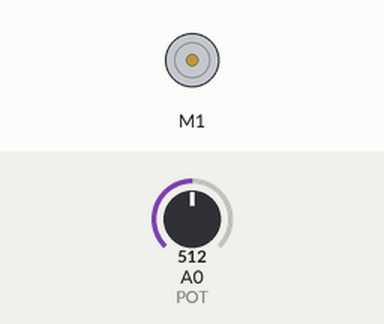
Simulated run of this sketch. Board: Arduino Uno, built with avr-gcc and run on an emulated ATmega328P. On the bench: DC motor (green arrow = forward, orange = backward, longer = faster). The test bench sets the inputs (shaded band); at power-on: A0 (POT) = 512.

Above: at 4.2 s.
4.3 s: A0 (POT) set to 716
At 4.71 s:
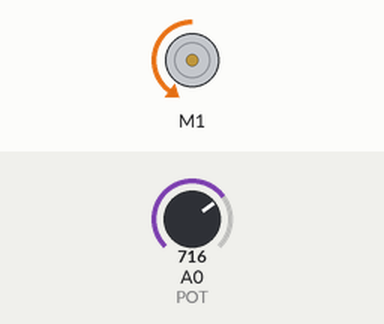
7.3 s: A0 (POT) set to 511
At 8.03 s:
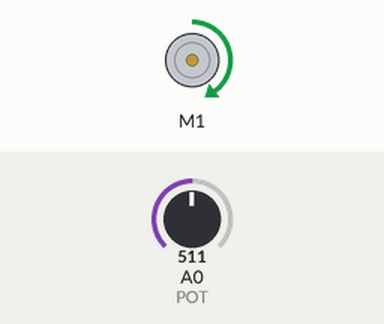
Timing chart, 0 to 16.3 s (numbered marks = the images above; inputs shaded):
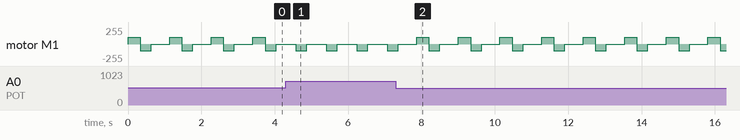

The sketch:

drum_test_v11_thinkAct.ino
```cpp
/**
   Takes bpm from sense Arduino to determine how to hit the drum.
   Requires user input p
   Will diplay when and what diplaying and strike and rest times
*/

//include all libraries
#include <SoftwareSerial.h>
#include <Wire.h>
#include <Adafruit_MotorShield.h>
#include "utility/Adafruit_MS_PWMServoDriver.h"


//Sets up Software serial and motor shield
SoftwareSerial mySerial(11, 10);
Adafruit_MotorShield AFMS = Adafruit_MotorShield();

//sets up motors
Adafruit_DCMotor *m1 = AFMS.getMotor(1); //hand motor
Adafruit_DCMotor *m2 = AFMS.getMotor(2); //foot motor

int POT = A0;

int bpm = 0; //beats per minute, calculated using period
float period = 0; //length of period, found from beat detection

int t1, t2 = 0; //time variable to avoid use of delays

float st_quarter, rt_quarter = 0; //strike time and rest time quarter note length from period
int rhythm = 1; //original rhythm to play with no user input

int calibrateTime = 1;

char user_in = 'o';

void setup() {
  //start Serials and motor shield
  Serial.begin(115200);
  mySerial.begin(14400);
  AFMS.begin();

  //set initial speeds for motors
  //m1->setSpeed(150); //arm
  m1->setSpeed(100); //foot

}

void loop() {
  //if (mySerial.available() > 0) { //if serial value is input, read it
    if (Serial.available()){
      user_in = Serial.read(); }
    else
      user_in = 'o';

      if(user_in == 'p'){
        //bpm = mySerial.read(); //takes bpm from sense Arduino
        bpm = 90;
        Serial.println(bpm);
        period = float(60000) / float(bpm);
        rhythm = 0;
      }

    //run arm and/or foot
    if(user_in == 'f'){
      calibrateTime = 5;
      Serial.println(calibrateTime);}
    else if(user_in == 'd'){
      calibrateTime = -5;
      Serial.println(calibrateTime);}
    else
      calibrateTime = 0;

    //hand(m1, period, calibrateTime);
    foot(m1, period, calibrateTime);
  //}
}


//function to make a hit, params: motor, strike and rest time,
//runs motor forwards, then backwards, then waits
void hand(Adafruit_DCMotor *m, float period, int calibrateTime) {
  float fd = 193; //determine forward time
  int bk = 62; //determine back time
  int brkTime = 40; //determine rest time
  int rt = period - fd - bk - brkTime + calibrateTime; //determine rest time
  //add or subtract to rest time here temporarily

  //t1 and t2 used to avoid use of delay
  t2 = millis();
  while (t2 - t1 <= fd) { //turns motor on for length of fd
    m->run(FORWARD); //turns motor on
    t2 = millis();
  }
  t1 = t2;

  t2 = millis();
  while (t2 - t1 <= brkTime) { //turns motor on for length of fd
    m->run(RELEASE); //turns motor on
    t2 = millis();
  }
  t1 = t2;

  t2 = millis();
  while (t2 - t1 <= bk) { //turns motor backwards for length of bk
    m->run(BACKWARD); // turns motor backwards
    t2 = millis();
  }
  t1 = t2;

  t2 = millis();
  while (t2 - t1 <= rt) { //turns motor off for length of rt
    m->run(RELEASE);
    t2 = millis();
  }
  t1 = t2;
}

//function to run the foot

void foot(Adafruit_DCMotor *m, float period, int calibrateTime) {
  int jamTime = 300; //stops foot from getting stuck in while loops

  int up = 600;
  int down = 300;
  int rt = 30; //time foot is pressed down
  //int restTime = period - 200; //will depend on the period
  int restTime = 500;

  t2 = millis();
  while (analogRead(POT) < up && (t2 - t1) <= jamTime) { //turns motor off for length of rt
    m->run(FORWARD);
    t2 = millis();
  }
  t1 = t2;

  t2 = millis();
  while (t2 - t1 <= rt) { //turns motor off for length of rt
    m->run(RELEASE);
    t2 = millis();
  }
  t1 = t2;

  t2 = millis();
  while (analogRead(POT) > down && (t2 - t1) <= jamTime) { //turns motor off for length of rt
    m->run(BACKWARD);
    t2 = millis();
  }
  t1 = t2;

  t2 = millis();
  while (t2 - t1 <= restTime) { //turns motor off for length of rt
    m->run(RELEASE);
    t2 = millis();
  }
  t1 = t2;

}
```

Measured:
- by itself, motor M1: repeats every 1.1 s: forward 100/255 0.33 s, backward 100/255 0.30 s, stopped 0.50 s
